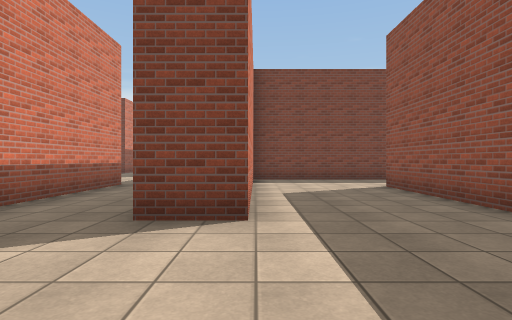
view 1 (above)

22 first-person views from a walk through a 3-D level made in the Unity game engine. The camera is 1.2 m above the floor, looks level and sees 80° across. The floor is counted in squares, 2 m on a side. Each view is taken from the middle of a square. On the plan, view 1 faces up. The plan holds only what a view shows up to about 9 squares ahead; the rest is blank. The place goes on beyond the plan. The player character is not drawn. Surface patterns are stand-ins for the level's own textures.

view 2
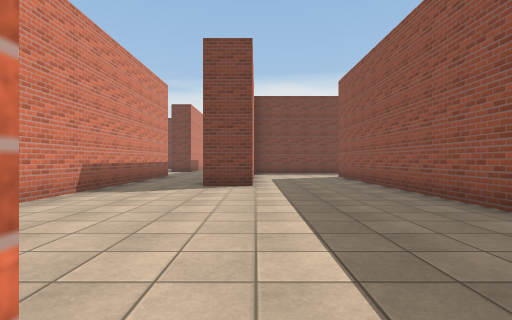

view 3
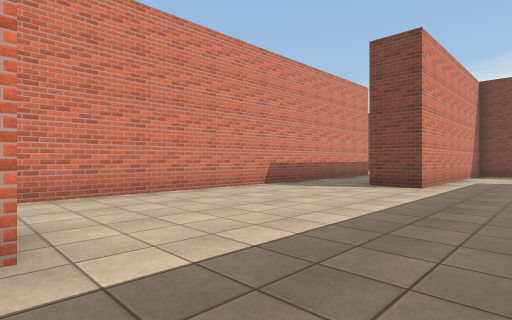

view 4
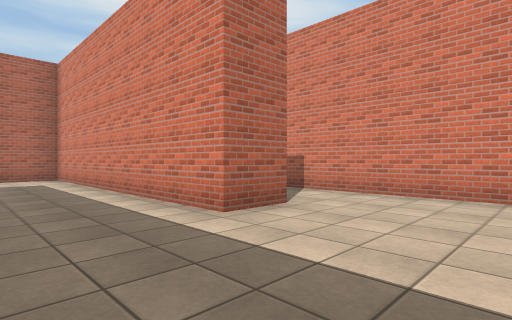

view 5
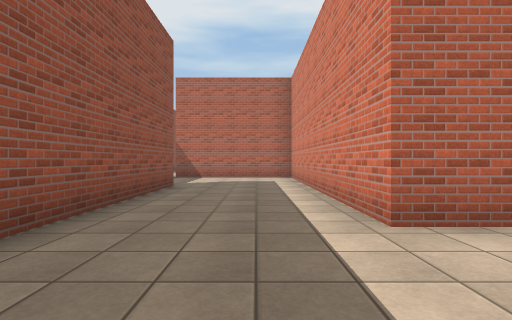

view 6
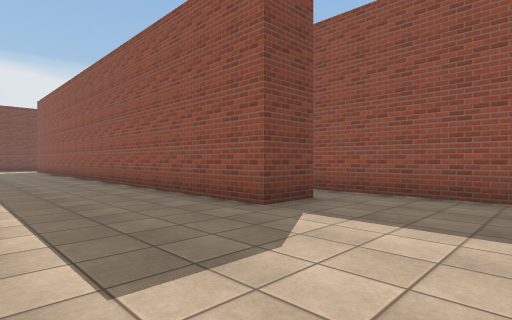

view 7
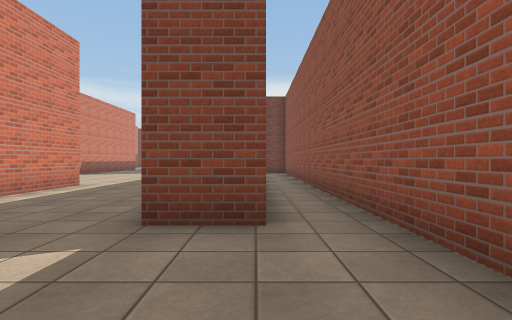

view 8
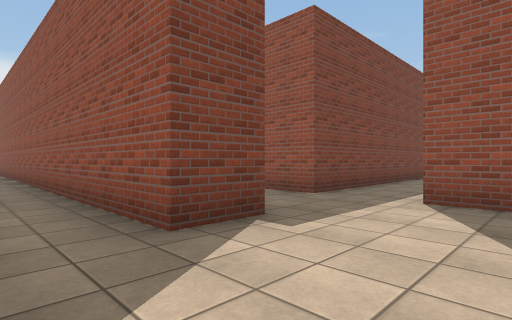

view 9
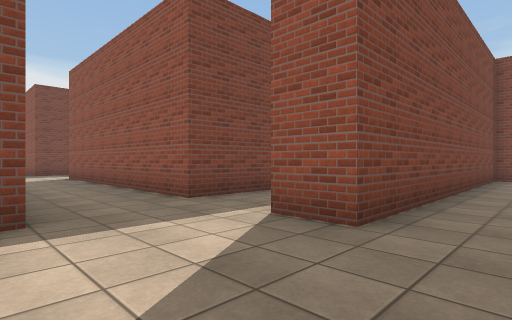

view 10
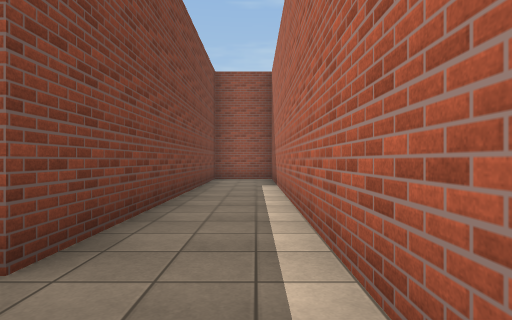

view 11
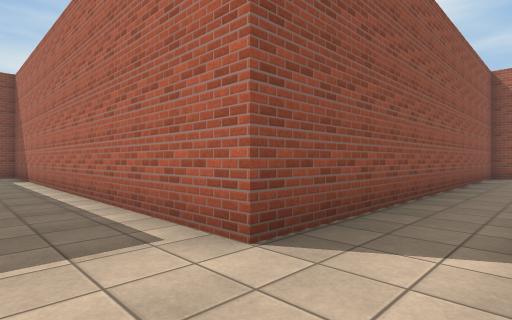

view 12
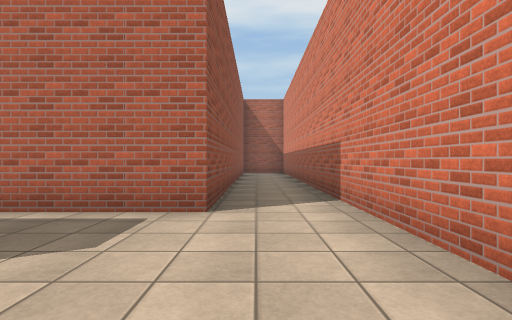

view 13
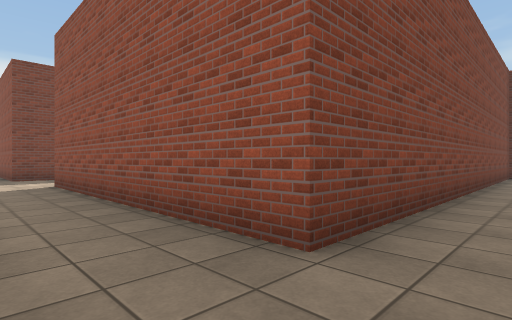

view 14
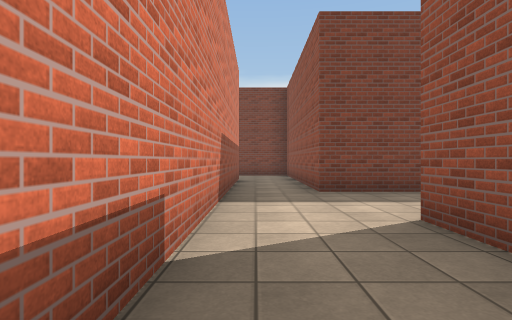

view 15
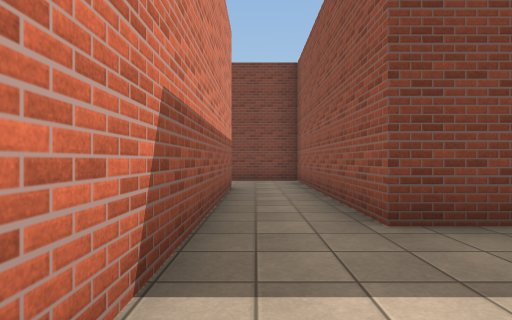

view 16
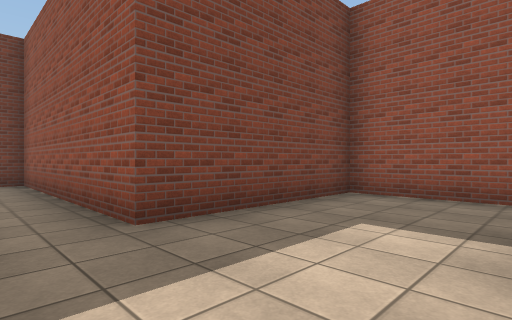

view 17
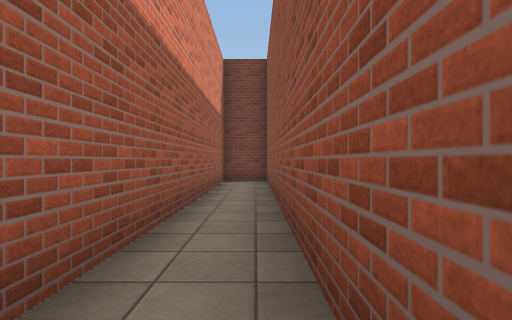

view 18
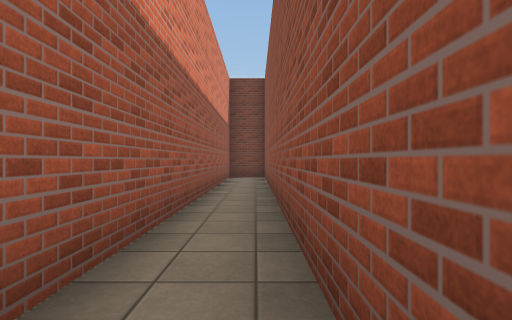

view 19
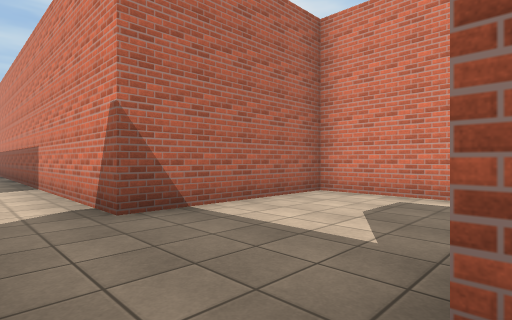

view 20
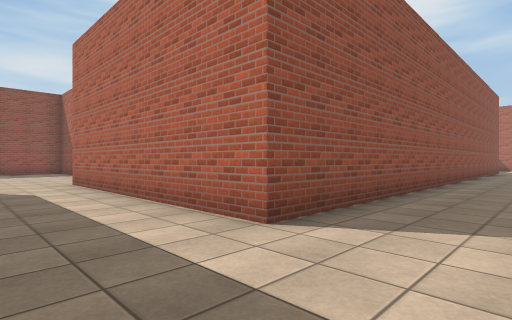

view 21
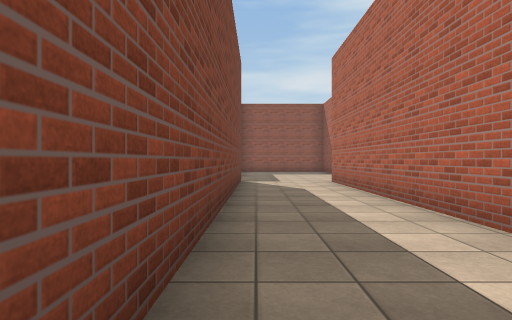

view 22
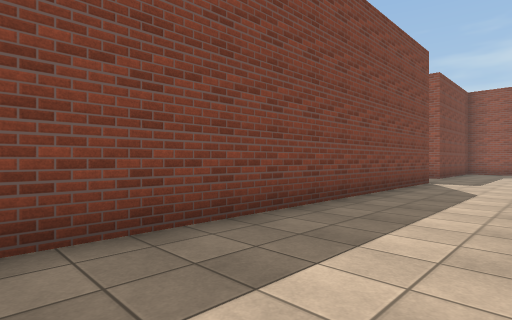

### Floor plan
Points are (right, up) in squares from view 1. A wall is a line through its corners. A room is listed if a view was taken in it or the views show most of it. See-through windows are left out.
Room 1 (views 1, 2, 3, 4, 5, 6, 7, 17, 18, 19, 20, 21, 22)
walls: (-1.4, -3.7) (-0.2, -3.7) (-0.2, -11.4) (3.7, -11.4); (-0.2, 6.8) (-0.2, 3) (-1.2, 3); (-3.3, 7.6) (-3.3, -2.4); (5.3, -10.7) (5.3, 2.5) (4.1, 2.5) (4.1, -8.2) (2.9, -8.2) (2.9, 6.9) (9.4, 6.9); (9.9, 9.4) (1.1, 9.4)
ways out: opening at (4.5, -10.5) to room 2; opening at (-2.5, -3.5); opening at (9.5, 8.5)
Room 2 (views 8, 9, 10, 11, 12, 13, 14, 15, 16)
walls: (6.5, -10.7) (5.3, -10.7); (3.7, -11.4) (3.7, -19.4); (15.5, -9.8) (8.6, -9.8) (8.6, -2.9); (10.4, -0.2) (8.2, -0.2) (8.2, 5.8) (6.2, 5.8); (15.5, -12.7) (8.6, -12.7) (8.6, -11.6); (6.5, 3.6) (6.5, -5.4); (5.6, -19.5) (5.6, -14.5) (15.5, -14.5)
ways out: opening at (4.5, -10.5) to room 1; opening at (9.5, -1.5)

Where each view was taken, in squares from view 1:
view 1: 0 up, 0 right, facing up
view 2: 4 down, 0 right, facing up
view 3: 4 down, 2 right, facing up-left
view 4: 1 down, 2 right, facing down-left
view 5: 1 down, 1 right, facing down
view 6: 11 down, 0 right, facing up-right
view 7: 11 down, 4 right, facing up
view 8: 13 down, 4 right, facing up-right
view 9: 14 down, 6 right, facing up-right
view 10: 14 down, 7 right, facing right
view 11: 13 down, 4 right, facing down-right
view 12: 11 down, 5 right, facing down
view 13: 11 down, 7 right, facing up-right
view 14: 6 down, 7 right, facing up
view 15: 3 down, 7 right, facing up
view 16: 3 down, 7 right, facing up-right
view 17: 6 down, 5 right, facing up
view 18: 8 down, 5 right, facing up
view 19: 8 down, 5 right, facing down-left
view 20: 9 up, 1 right, facing down-right
view 21: 9 up, 1 right, facing right
view 22: 7 up, 1 right, facing up-right
